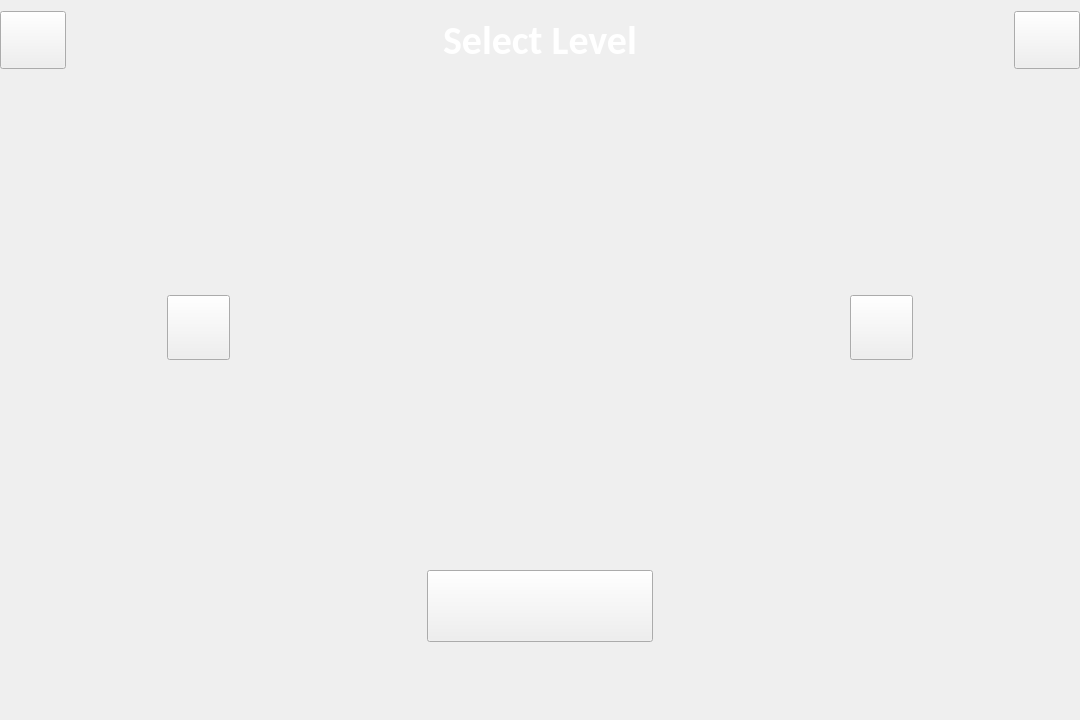
<?xml version="1.0" encoding="UTF-8"?>
<ui version="4.0">
 <class>SelectWidget</class>
 <widget class="QWidget" name="SelectWidget">
  <property name="geometry">
   <rect>
    <x>0</x>
    <y>0</y>
    <width>1080</width>
    <height>720</height>
   </rect>
  </property>
  <property name="sizePolicy">
   <sizepolicy hsizetype="Fixed" vsizetype="Fixed">
    <horstretch>0</horstretch>
    <verstretch>0</verstretch>
   </sizepolicy>
  </property>
  <property name="minimumSize">
   <size>
    <width>1080</width>
    <height>720</height>
   </size>
  </property>
  <property name="maximumSize">
   <size>
    <width>1080</width>
    <height>720</height>
   </size>
  </property>
  <property name="windowTitle">
   <string>Form</string>
  </property>
  <widget class="QWidget" name="menuBar" native="true">
   <property name="geometry">
    <rect>
     <x>0</x>
     <y>0</y>
     <width>1080</width>
     <height>80</height>
    </rect>
   </property>
   <property name="sizePolicy">
    <sizepolicy hsizetype="Fixed" vsizetype="Fixed">
     <horstretch>0</horstretch>
     <verstretch>0</verstretch>
    </sizepolicy>
   </property>
   <layout class="QHBoxLayout" name="horizontalLayout">
    <item>
     <widget class="QPushButton" name="backBtn">
      <property name="sizePolicy">
       <sizepolicy hsizetype="Fixed" vsizetype="Fixed">
        <horstretch>0</horstretch>
        <verstretch>0</verstretch>
       </sizepolicy>
      </property>
      <property name="minimumSize">
       <size>
        <width>66</width>
        <height>58</height>
       </size>
      </property>
      <property name="maximumSize">
       <size>
        <width>66</width>
        <height>58</height>
       </size>
      </property>
      <property name="text">
       <string/>
      </property>
     </widget>
    </item>
    <item>
     <spacer name="horizontalSpacer">
      <property name="orientation">
       <enum>Qt::Orientation::Horizontal</enum>
      </property>
      <property name="sizeHint" stdset="0">
       <size>
        <width>40</width>
        <height>20</height>
       </size>
      </property>
     </spacer>
    </item>
    <item>
     <widget class="QLabel" name="selectLb">
      <property name="font">
       <font>
        <family>Calibri</family>
        <pointsize>30</pointsize>
        <bold>true</bold>
       </font>
      </property>
      <property name="styleSheet">
       <string notr="true">color: white</string>
      </property>
      <property name="text">
       <string>Select Level</string>
      </property>
     </widget>
    </item>
    <item>
     <spacer name="horizontalSpacer_2">
      <property name="orientation">
       <enum>Qt::Orientation::Horizontal</enum>
      </property>
      <property name="sizeHint" stdset="0">
       <size>
        <width>40</width>
        <height>20</height>
       </size>
      </property>
     </spacer>
    </item>
    <item>
     <widget class="QPushButton" name="helpBtn">
      <property name="sizePolicy">
       <sizepolicy hsizetype="Fixed" vsizetype="Fixed">
        <horstretch>0</horstretch>
        <verstretch>0</verstretch>
       </sizepolicy>
      </property>
      <property name="minimumSize">
       <size>
        <width>66</width>
        <height>58</height>
       </size>
      </property>
      <property name="maximumSize">
       <size>
        <width>66</width>
        <height>58</height>
       </size>
      </property>
      <property name="text">
       <string/>
      </property>
     </widget>
    </item>
   </layout>
  </widget>
  <widget class="QPushButton" name="playBtn">
   <property name="geometry">
    <rect>
     <x>427</x>
     <y>570</y>
     <width>226</width>
     <height>72</height>
    </rect>
   </property>
   <property name="sizePolicy">
    <sizepolicy hsizetype="Fixed" vsizetype="Fixed">
     <horstretch>0</horstretch>
     <verstretch>0</verstretch>
    </sizepolicy>
   </property>
   <property name="text">
    <string/>
   </property>
  </widget>
  <widget class="QLabel" name="background">
   <property name="enabled">
    <bool>false</bool>
   </property>
   <property name="geometry">
    <rect>
     <x>0</x>
     <y>0</y>
     <width>1080</width>
     <height>720</height>
    </rect>
   </property>
   <property name="sizePolicy">
    <sizepolicy hsizetype="Fixed" vsizetype="Fixed">
     <horstretch>0</horstretch>
     <verstretch>0</verstretch>
    </sizepolicy>
   </property>
   <property name="minimumSize">
    <size>
     <width>1080</width>
     <height>720</height>
    </size>
   </property>
   <property name="maximumSize">
    <size>
     <width>1080</width>
     <height>720</height>
    </size>
   </property>
   <property name="text">
    <string/>
   </property>
  </widget>
  <widget class="QPushButton" name="leftBtn">
   <property name="geometry">
    <rect>
     <x>167</x>
     <y>295</y>
     <width>63</width>
     <height>65</height>
    </rect>
   </property>
   <property name="sizePolicy">
    <sizepolicy hsizetype="Fixed" vsizetype="Fixed">
     <horstretch>0</horstretch>
     <verstretch>0</verstretch>
    </sizepolicy>
   </property>
   <property name="text">
    <string/>
   </property>
  </widget>
  <widget class="QPushButton" name="rightBtn">
   <property name="geometry">
    <rect>
     <x>850</x>
     <y>295</y>
     <width>63</width>
     <height>65</height>
    </rect>
   </property>
   <property name="sizePolicy">
    <sizepolicy hsizetype="Fixed" vsizetype="Fixed">
     <horstretch>0</horstretch>
     <verstretch>0</verstretch>
    </sizepolicy>
   </property>
   <property name="text">
    <string/>
   </property>
  </widget>
  <widget class="Slideshow" name="mapImg" native="true">
   <property name="geometry">
    <rect>
     <x>287</x>
     <y>160</y>
     <width>506</width>
     <height>334</height>
    </rect>
   </property>
   <property name="sizePolicy">
    <sizepolicy hsizetype="Fixed" vsizetype="Fixed">
     <horstretch>0</horstretch>
     <verstretch>0</verstretch>
    </sizepolicy>
   </property>
  </widget>
  <zorder>background</zorder>
  <zorder>menuBar</zorder>
  <zorder>playBtn</zorder>
  <zorder>leftBtn</zorder>
  <zorder>rightBtn</zorder>
  <zorder>mapImg</zorder>
 </widget>
 <customwidgets>
  <customwidget>
   <class>Slideshow</class>
   <extends>QWidget</extends>
   <header>E:\QtCodes\CarrotFantasy\Window\SelectWidget.h</header>
   <container>1</container>
  </customwidget>
 </customwidgets>
 <resources/>
 <connections/>
</ui>
